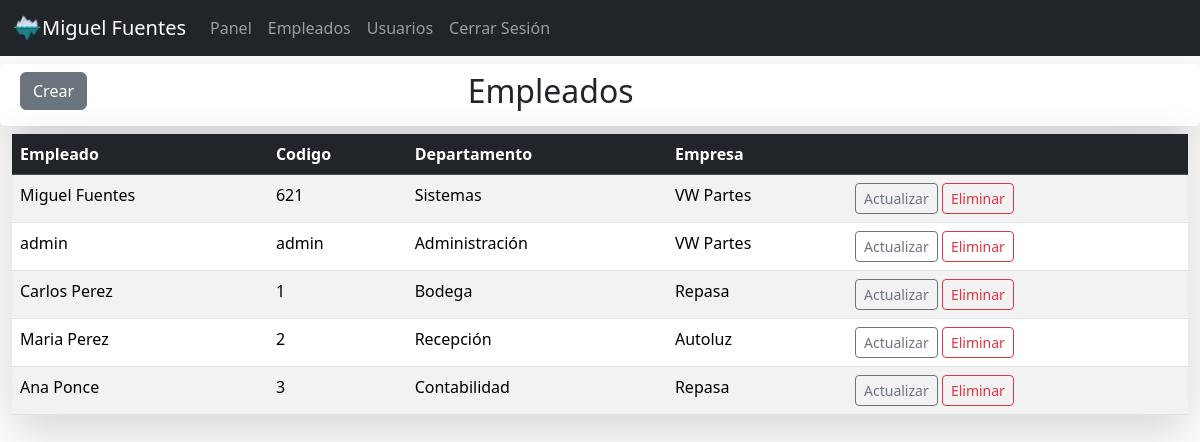
Page /employees (signed in) on the committed database.
### clock/models.py (models this page shows, shortened)
class User(db.Model):
    id = db.Column(db.Integer, primary_key=True)
    username = db.Column(db.String, unique=True, nullable=False)
    name = db.Column(db.String, nullable=False)
    roll = db.Column(db.String, nullable=False)
    password = db.Column(db.Text, nullable=False)
    state = db.Column(db.Integer)

class Employee(db.Model):
    id = db.Column(db.Integer, primary_key=True)
    name = db.Column(db.String, nullable=False)
    code = db.Column(db.String, nullable=False)
    password = db.Column(db.Text, nullable=False)
    departament = db.Column(db.String)
    company = db.Column(db.String)
    state = db.Column(db.Integer)

### clock/home.py (the view)
@bp.route('/employees')
@login_required
def employees():
    employees = Employee.query.all()
    return render_template('employees.html', employees =  employees)

### clock/auth.py (called while the page is built)
def login_required(view):
    @functools.wraps(view)
    def wrapped_view(**kwargs):
        if g.user is None:
            return redirect('/auth/login')
        return view(**kwargs)
    return wrapped_view

@bp.before_app_request
def load_logged_in_user():
    user_id = session.get('user_id')
    print(user_id)
    if user_id is None:
        g.user = None
    else:
        g.user = User.query.get_or_404(user_id)

### clock/templates/employees.html (shortened to what this page needs)
{% extends 'base.html' %}
{% block content %}
<main class="container-fluid">
    <div class="p-2 my-2 row rounded shadow-lg">
        <div class="col-3">
            <a class="btn btn-secondary btn-xl" href="{{ url_for('home.addemployee') }}">Crear</a>
        </div>
        <div class="col-5">
            <span class="text-center"><h2>Empleados</h2></span>
        </div>
    </div>
    <table class="table table-striped shadow-lg">
        <thead class="table-dark">
            <tr>
                <th scope="col">Empleado</th>
                <th scope="col">Codigo</th>
                <th scope="col">Departamento</th>
                <th scope="col">Empresa</th>
                <th scope="col"></th>
            </tr>
        </thead>
        <tbody>
            {% for employee in employees %}
            <tr>
                <td>{{ employee.name }}</td>
                <td>{{ employee.code }}</td>
                <td>{{ employee.departament }}</td>
                <td>{{ employee.company }}</td>
                <td>
                    <a href="{{ url_for('home.employee_update', id = employee.id) }}" class="btn btn-outline-secondary btn-sm">Actualizar</a>
                    <a href="{{ url_for('home.delete_employee', id = employee.id) }}" class="btn btn-outline-danger btn-sm">Eliminar</a>
                </td>
            </tr>
            {% endfor %}
        </tbody>
    </table>
</main>
{% endblock %}

### clock/templates/base.html (shortened to what this page needs)
<!DOCTYPE html>
<html lang="en">
<head>
    <link href="https://cdn.jsdelivr.net/npm/bootstrap@5.3.2/dist/css/bootstrap.min.css" rel="stylesheet"
>
</head>
<body style="background-color: gray92">
    <nav class="navbar navbar-expand-lg navbar-dark bg-dark" aria-label="Fourth navbar example">
        <div class="container-fluid">
            <img src="/static/img/icoicse.ico" width="30" height="30" alt="">
            {% if g.user %}
            <a class="navbar-brand" href="#"> {{ g.user.name}} </a>
            {% endif %}
            <div class="collapse navbar-collapse" id="navbarsExample04">
                <ul class="navbar-nav ">
                    <li class="nav-item">
                        <a class="nav-link" href="{{ url_for('dashboard.dashboard') }}" aria-current="page">Panel</a>
                    </li>
                    <li class="nav-item">
                        <a class="nav-link" href="{{ url_for('home.employees') }}" aria-current="page">Empleados</a>
                    </li>
                    <li class="nav-item">
                        <a class="nav-link" href="{{ url_for('auth.users') }}" aria-current="page">Usuarios</a>
                    </li>
                    <li class="nav-item">
                        <a class="nav-link" href="{{ url_for('auth.logout') }}" aria-current="page">Cerrar Sesión</a>
                    </li>
                </ul>
            </div>
        </div>
    </nav>
    {% block content %}
    {% endblock %}
</body>
</html>

### rows in the picture
User: user.name "Miguel Fuentes"
Employee: name "Miguel Fuentes", code "621", departament "Sistemas", company "VW Partes"
Employee: name "admin", code "admin", departament "Administración", company "VW Partes"
Employee: name "Carlos Perez", code "1", departament "Bodega", company "Repasa"
Employee: name "Maria Perez", code "2", departament "Recepción", company "Autoluz"
Employee: name "Ana Ponce", code "3", departament "Contabilidad", company "Repasa"
